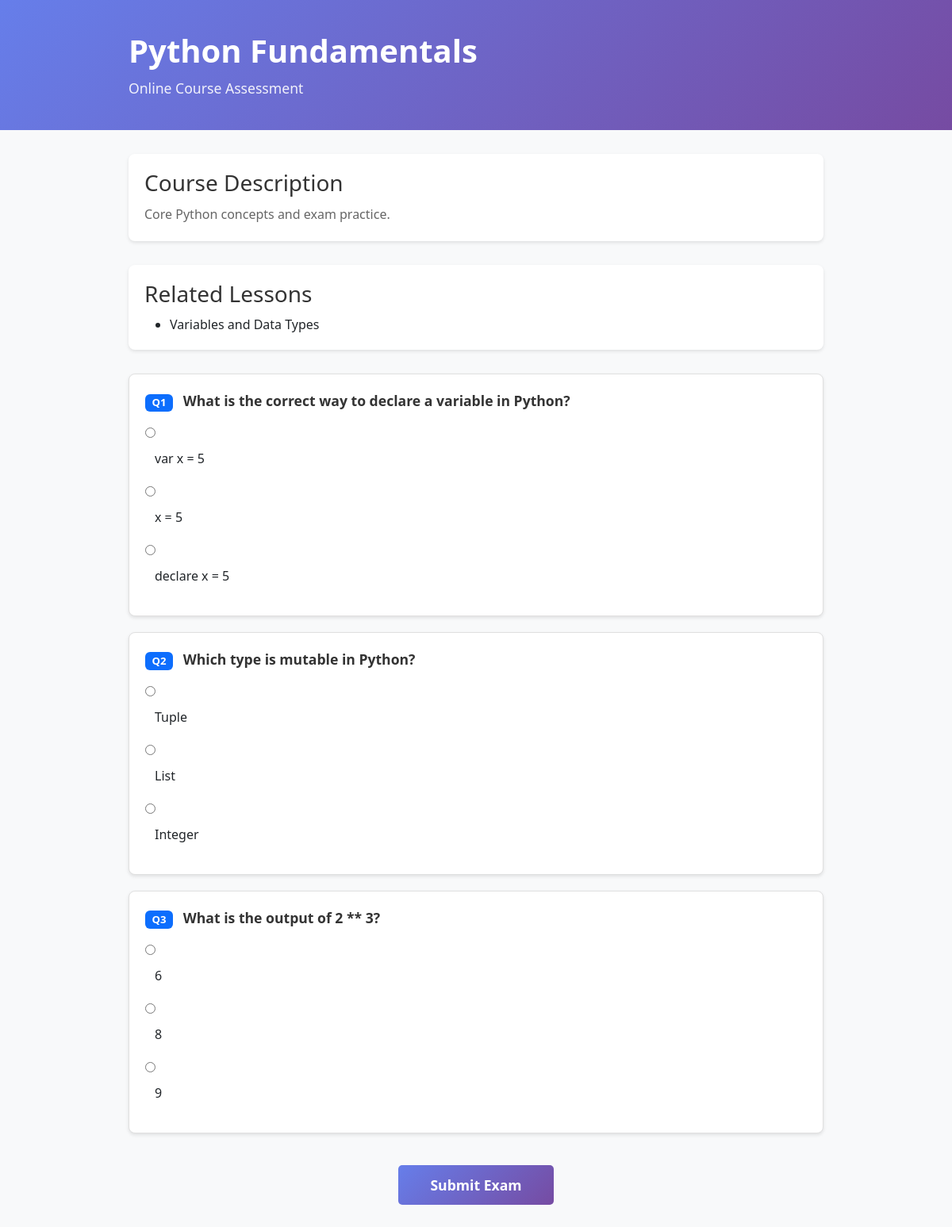
/course/2/ (signed in), run on the app's committed database.
### courses/models.py (models this page shows, shortened)
class Course(models.Model):
    name = models.CharField(max_length=200)
    description = models.TextField(blank=True)
    pub_date = models.DateField(auto_now_add=True)
    class Meta:
        db_table = "course"

class Lesson(models.Model):
    course = models.ForeignKey(Course, on_delete=models.CASCADE, related_name="lessons", null=True, blank=True)
    title = models.CharField(max_length=200)
    description = models.TextField()
    content = models.TextField()
    created_at = models.DateTimeField(auto_now_add=True)
    updated_at = models.DateTimeField(auto_now=True)
    class Meta:
        db_table = "lesson"

class Question(models.Model):
    lesson = models.ForeignKey(Lesson, on_delete=models.CASCADE, related_name='questions')
    question_text = models.TextField()
    grade = models.IntegerField(default=1)
    question_type = models.CharField(
        max_length=10,
        choices=[('MC', 'Multiple Choice')],
        default='MC'
    )
    order = models.IntegerField(default=0)
    class Meta:
        db_table = "question"
        ordering = ['order']

class Choice(models.Model):
    question = models.ForeignKey(Question, on_delete=models.CASCADE, related_name='choices')
    choice_text = models.CharField(max_length=500)
    is_correct = models.BooleanField(default=False)
    order = models.IntegerField(default=0)
    class Meta:
        db_table = "choice"
        ordering = ['order']

### courses/views.py (the view)
# urls.py: path("course/<int:lesson_id>/", views.course_details, name='course_details'),
@login_required
def course_details(request, lesson_id):
    lesson = get_object_or_404(Lesson, pk=lesson_id)
    course = lesson.course
    lessons = course.lessons.all() if course else Lesson.objects.filter(pk=lesson_id)
    questions = Question.objects.filter(lesson__in=lessons).order_by("lesson_id", "order")
    context = {
        'course': course,
        'lesson': lesson,
        'lessons': lessons,
        'questions': questions,
    }
    return render(request, 'course_details_bootstrap.html', context)

### courses/templates/course_details_bootstrap.html (shortened to what this page needs)
<!DOCTYPE html>
<html lang="en">
<head>
    <link href="https://cdn.jsdelivr.net/npm/bootstrap@5.3.0/dist/css/bootstrap.min.css" rel="stylesheet">
</head>
<body>
    <div class="course-header">
        <div class="container">
            <h1 class="lesson-title">{{ course.name }}</h1>
            <p>Online Course Assessment</p>
        </div>
    </div>
    <div class="container mb-5">
        <div class="lesson-info">
            <h3>Course Description</h3>
            <p>{{ course.description }}</p>
        </div>
        <div class="lesson-info">
            <h3>Related Lessons</h3>
            <ul class="mb-0">
                {% for related_lesson in lessons %}
                    <li>{{ related_lesson.title }}</li>
                {% empty %}
                    <li>No lessons available.</li>
                {% endfor %}
            </ul>
        </div>
        <form method="POST" action="{% url 'submit' lesson.id %}" id="examForm">
            {% for question in questions %}
                <div class="question-card">
                    <div class="question-text">
                        <span class="badge bg-primary me-2">Q{{ forloop.counter }}</span>
                        {{ question.question_text }}
                    </div>
                    <div class="choices-container">
                        {% for choice in question.choices.all %}
                            <div class="choice-item">
                                <input type="radio"
                                       id="choice_{{ choice.id }}"
                                       name="question_{{ question.id }}"
                                       value="{{ choice.id }}"
                                       required>
                                <label for="choice_{{ choice.id }}">
                                    {{ choice.choice_text }}
                                </label>
                            </div>
                        {% endfor %}
                    </div>
                </div>
            {% endfor %}
            <div class="text-center">
                <button type="submit" class="submit-btn">
                    Submit Exam
                </button>
            </div>
        </form>
    </div>
</body>
</html>

### courses/templates/course_details_bootstrap.html (style rules this page uses)
body { background-color: #f8f9fa; }
.course-header { background: linear-gradient(135deg, #667eea 0%, #764ba2 100%); color: white; padding: 40px 20px; margin-bottom: 30px; border-radius: 0; }
.course-header h1 { margin-bottom: 10px; font-weight: 700; }
.course-header p { margin: 0; font-size: 1.1rem; opacity: 0.9; }
.question-card { background: white; border: 1px solid #e0e0e0; border-radius: 8px; margin-bottom: 20px; padding: 20px; box-shadow: 0 2px 4px rgba(0,0,0,0.1); }
.question-text { font-weight: 600; font-size: 1.1rem; margin-bottom: 15px; color: #333; }
.choice-item { margin-bottom: 10px; }
.choice-item input[type="radio"] { margin-right: 10px; }
.choice-item label { margin-bottom: 0; cursor: pointer; padding: 8px 12px; border-radius: 5px; transition: background-color 0.2s; display: flex; align-items: center; }
.submit-btn { background: linear-gradient(135deg, #667eea 0%, #764ba2 100%); color: white; padding: 12px 40px; font-size: 1.1rem; font-weight: 600; border: none; border-radius: 5px; cursor: pointer; margin-top: 20px; transition: transform 0.2s; }
.lesson-info { background: white; padding: 20px; border-radius: 8px; margin-bottom: 30px; box-shadow: 0 2px 4px rgba(0,0,0,0.1); }
.lesson-info h3 { color: #333; margin-bottom: 10px; }
.lesson-info p { color: #666; margin: 0; line-height: 1.6; }
.container { max-width: 900px; }
.lesson-title { font-size: 2.5rem; font-weight: 700; }

### data on the page
Course: name "Python Fundamentals", description "Core Python concepts and exam practice."
Lesson: title "Variables and Data Types"
Question: question_text "What is the correct way to declare a variable in Python?"
Choice: choice_text "var x = 5"
Choice: choice_text "x = 5"
Choice: choice_text "declare x = 5"
Question: question_text "Which type is mutable in Python?"
Choice: choice_text "Tuple"
Choice: choice_text "List"
Choice: choice_text "Integer"
Question: question_text "What is the output of 2 ** 3?"
Choice: choice_text "6"
Choice: choice_text "8"
Choice: choice_text "9"
